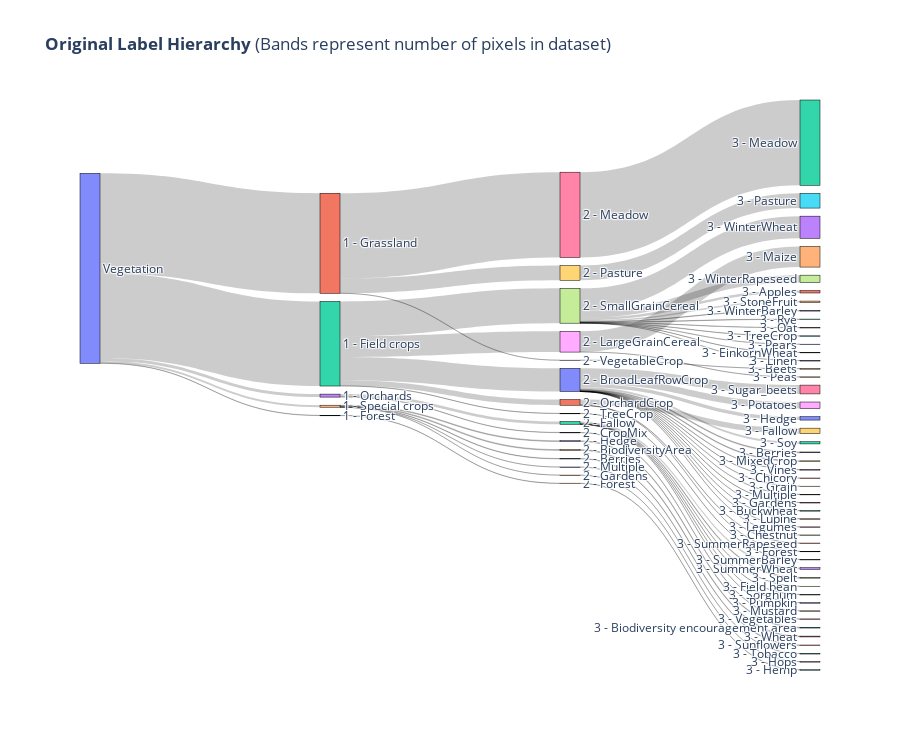

The cell this chart's notebook holds for it:
### Code cell
# Prepare data for Sankey diagram
node_labels = ["Vegetation"]

# Create labels for tier 1 nodes
tier1_labels = [f"1 - {dataset_info['tier1'][i]}" for i in list(pixels_by_tier_category['tier1'].keys()) if i != 0]
node_labels.extend(tier1_labels)

# Create labels for tier 2 nodes
tier2_labels = [f"2 - {dataset_info['tier2'][i]}" for i in list(pixels_by_tier_category['tier2'].keys()) if i != 0]
node_labels.extend(tier2_labels)

# Create labels for tier 3 nodes
tier3_labels = [f"3 - {dataset_info['tier3'][i]}" for i in list(pixels_by_tier_category['tier3'].keys()) if i != 0]
node_labels.extend(tier3_labels)

# Create source and target lists based on the provided relationships
sources = []
targets = []
values = []

# Tier1 to Vegetation links
for i, t1_index in enumerate(tier1_labels):

    sources.append(0)  # Index of Vegetation node
    targets.append(i+1)  # Adjust index for tier 1 node
    values.append(pixels_by_tier_category['tier1'][i+1])


# Tier2 to Tier1 links
for i, t1_index in enumerate(tier2_to_tier1):
    if i == 0:
        continue
    targets.append(len(tier1_labels) + i)  # Adjust index for tier 2 node
    sources.append(t1_index)  # Adjust index for tier 1 node
    values.append(pixels_by_tier_category['tier2'][i])

# Tier3 to Tier2 links
for i, t2_index in enumerate(tier3_to_tier2):
    if i == 0:
        continue
    targets.append(len(tier1_labels) + len(tier2_labels) + i)  # Index of tier 3 node
    sources.append(len(tier1_labels) + t2_index)  # Adjust index for tier 2 node
    values.append(pixels_by_tier_category['tier3'][i])

# Create the Sankey diagram using Plotly
fig = go.Figure(data=[go.Sankey(
    node=dict(
        pad=15,
        thickness=20,
        line=dict(color="black", width=0.5),
        label=node_labels
    ),
    link=dict(
        source=sources,
        target=targets,
        value=values
    )
)])

fig.update_layout(title_text="<b>Original Label Hierarchy</b> (Bands represent number of pixels in dataset)", font_size=12, height=750)
fig.show()

### Figure 1 — Plotly figure (JSON) as saved in the notebook; plotly's stock layout.template omitted (floating-point values rounded to 4 significant figures)
{"data": [{"link": {"source": [0, 0, 0, 0, 0, 1, 2, 2, 1, 2, 2, 3, 4, 4, 4, 3, 2, 1, 5, 4, 4, 6, 7, 8, 9, 10, 7, 10, 11, 10, 7, 10, 12, 7, 13, 14, 12, 10, 10, 7, 15, 7, 10, 7, 7, 16, 12, 17, 8, 7, 11, 12, 7, 18, 19, 10, 10, 11, 10, 7, 10, 10, 12, 10, 20, 10, 10, 21, 12], "target": [1, 2, 3, 4, 5, 6, 7, 8, 9, 10, 11, 12, 13, 14, 15, 16, 17, 18, 19, 20, 21, 22, 23, 24, 25, 26, 27, 28, 29, 30, 31, 32, 33, 34, 35, 36, 37, 38, 39, 40, 41, 42, 43, 44, 45, 46, 47, 48, 49, 50, 51, 52, 53, 54, 55, 56, 57, 58, 59, 60, 61, 62, 63, 64, 65, 66, 67, 68, 69], "value": [3801809, 3214370, 113969, 76799, 10403, 3239274, 1323210, 790808, 558928, 878427, 215469, 103518, 28732, 30923, 16406, 10451, 6456, 3607, 10403, 699, 39, 3239274, 842024, 785191, 558928, 335164, 277369, 249109, 208066, 130231, 92468, 83012, 62020, 54044, 28732, 30923, 28113, 29414, 25894, 15845, 16406, 12198, 12066, 9350, 10679, 10451, 6217, 6456, 5617, 3583, 5502, 6006, 3879, 3607, 10403, 3353, 3186, 1901, 2351, 1771, 1945, 1473, 1151, 720, 699, 320, 189, 39, 11]}, "node": {"label": ["Vegetation", "1 - Grassland", "1 - Field crops", "1 - Orchards", "1 - Special crops", "1 - Forest", "2 - Meadow", "2 - SmallGrainCereal", "2 - LargeGrainCereal", "2 - Pasture", "2 - BroadLeafRowCrop", "2 - OrchardCrop", "2 - Fallow", "2 - Hedge", "2 - BiodiversityArea", "2 - Berries", "2 - CropMix", "2 - TreeCrop", "2 - VegetableCrop", "2 - Forest", "2 - Multiple", "2 - Gardens", "3 - Meadow", "3 - WinterWheat", "3 - Maize", "3 - Pasture", "3 - Sugar_beets", "3 - WinterRapeseed", "3 - Potatoes", "3 - Fallow", "3 - Hedge", "3 - Apples", "3 - Soy", "3 - SummerWheat", "3 - StoneFruit", "3 - Biodiversity encouragement area", "3 - Wheat", "3 - Spelt", "3 - Berries", "3 - MixedCrop", "3 - WinterBarley", "3 - Sunflowers", "3 - Rye", "3 - Vines", "3 - Oat", "3 - TreeCrop", "3 - Vegetables", "3 - Field bean", "3 - SummerBarley", "3 - Peas", "3 - Pears", "3 - SummerRapeseed", "3 - Sorghum", "3 - EinkornWheat", "3 - Beets", "3 - Hemp", "3 - Chicory", "3 - Grain", "3 - Forest", "3 - Multiple", "3 - Linen", "3 - Gardens", "3 - Buckwheat", "3 - Pumpkin", "3 - Lupine", "3 - Tobacco", "3 - Legumes", "3 - Chestnut", "3 - Hops", "3 - Mustard"], "line": {"color": "black", "width": 0.5}, "pad": 15, "thickness": 20}, "type": "sankey"}], "layout": {"font": {"size": 12}, "height": 750, "title": {"text": "<b>Original Label Hierarchy</b> (Bands represent number of pixels in dataset)"}}}
